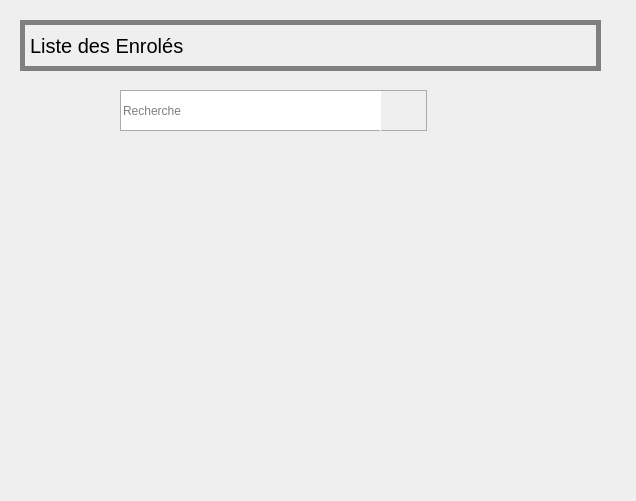
<?xml version="1.0" encoding="UTF-8"?>
<ui version="4.0">
 <class>Dialog</class>
 <widget class="QDialog" name="Dialog">
  <property name="geometry">
   <rect>
    <x>0</x>
    <y>0</y>
    <width>636</width>
    <height>501</height>
   </rect>
  </property>
  <property name="windowTitle">
   <string>Dialog</string>
  </property>
  <property name="styleSheet">
   <string notr="true">border-color: rgb(177, 177, 177);</string>
  </property>
  <widget class="QLabel" name="search">
   <property name="geometry">
    <rect>
     <x>376</x>
     <y>90</y>
     <width>51</width>
     <height>41</height>
    </rect>
   </property>
   <property name="styleSheet">
    <string notr="true">border-right:1px solid rgb(171, 171, 171);
border-left:1px solid white;
border-top:1px solid rgb(171, 171, 171);
border-bottom:1px solid rgb(171, 171, 171);

padding:1px;</string>
   </property>
   <property name="text">
    <string/>
   </property>
   <property name="pixmap">
    <pixmap resource="../images.qrc">:/newPrefix/assets/image/téléchargement.png</pixmap>
   </property>
   <property name="scaledContents">
    <bool>true</bool>
   </property>
  </widget>
  <widget class="QLabel" name="label">
   <property name="geometry">
    <rect>
     <x>20</x>
     <y>20</y>
     <width>581</width>
     <height>51</height>
    </rect>
   </property>
   <property name="styleSheet">
    <string notr="true">font-size : 20px solid gray;
border: 5px solid gray;</string>
   </property>
   <property name="text">
    <string>Liste des Enrolés</string>
   </property>
  </widget>
  <widget class="QLineEdit" name="search_label">
   <property name="geometry">
    <rect>
     <x>120</x>
     <y>90</y>
     <width>261</width>
     <height>41</height>
    </rect>
   </property>
   <property name="styleSheet">
    <string notr="true">border-right:1px solid white;
border-left:1px solid rgb(171, 171, 171);
border-top:1px solid rgb(171, 171, 171);
border-bottom:1px solid rgb(171, 171, 171);
</string>
   </property>
   <property name="placeholderText">
    <string>Recherche</string>
   </property>
  </widget>
 </widget>
 <resources>
  <include location="../images.qrc"/>
 </resources>
 <connections/>
</ui>
